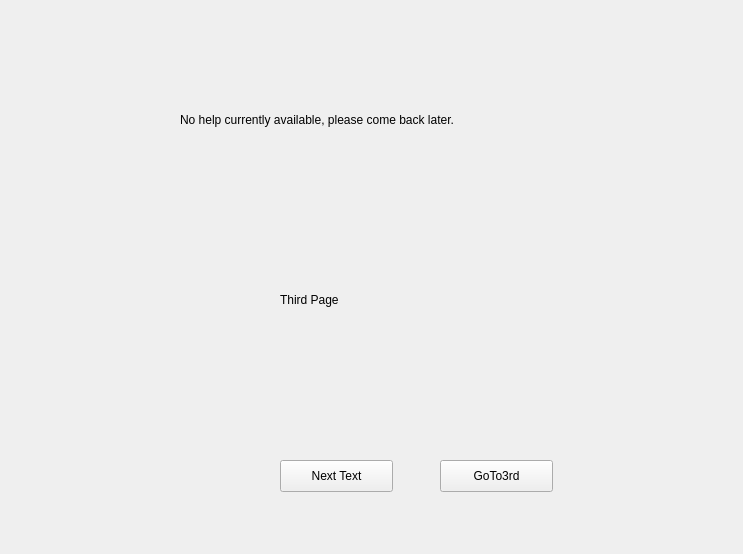
<?xml version="1.0" encoding="UTF-8"?>
<ui version="4.0">
 <class>HelpWindow</class>
 <widget class="QWidget" name="HelpWindow">
  <property name="geometry">
   <rect>
    <x>0</x>
    <y>0</y>
    <width>743</width>
    <height>554</height>
   </rect>
  </property>
  <property name="windowTitle">
   <string>Form</string>
  </property>
  <widget class="QLabel" name="label">
   <property name="geometry">
    <rect>
     <x>180</x>
     <y>110</y>
     <width>361</width>
     <height>20</height>
    </rect>
   </property>
   <property name="text">
    <string>No help currently available, please come back later.</string>
   </property>
  </widget>
  <widget class="QStackedWidget" name="stackedWidget">
   <property name="geometry">
    <rect>
     <x>190</x>
     <y>180</y>
     <width>311</width>
     <height>241</height>
    </rect>
   </property>
   <property name="currentIndex">
    <number>2</number>
   </property>
   <widget class="QWidget" name="page_5">
    <widget class="QLabel" name="label_7">
     <property name="geometry">
      <rect>
       <x>110</x>
       <y>90</y>
       <width>81</width>
       <height>20</height>
      </rect>
     </property>
     <property name="text">
      <string>First Page</string>
     </property>
    </widget>
   </widget>
   <widget class="QWidget" name="page_6">
    <widget class="QLabel" name="label_8">
     <property name="geometry">
      <rect>
       <x>110</x>
       <y>100</y>
       <width>81</width>
       <height>20</height>
      </rect>
     </property>
     <property name="text">
      <string>Second Page</string>
     </property>
    </widget>
   </widget>
   <widget class="QWidget" name="page_7">
    <widget class="QLabel" name="label_9">
     <property name="geometry">
      <rect>
       <x>90</x>
       <y>110</y>
       <width>81</width>
       <height>20</height>
      </rect>
     </property>
     <property name="text">
      <string>Third Page</string>
     </property>
    </widget>
   </widget>
   <widget class="QWidget" name="page_8">
    <widget class="QLabel" name="label_10">
     <property name="geometry">
      <rect>
       <x>100</x>
       <y>100</y>
       <width>81</width>
       <height>20</height>
      </rect>
     </property>
     <property name="text">
      <string>Fourth Page</string>
     </property>
    </widget>
   </widget>
  </widget>
  <widget class="QPushButton" name="nextTextButton">
   <property name="geometry">
    <rect>
     <x>280</x>
     <y>460</y>
     <width>113</width>
     <height>32</height>
    </rect>
   </property>
   <property name="text">
    <string>Next Text</string>
   </property>
  </widget>
  <widget class="QPushButton" name="nextTextButton_2">
   <property name="geometry">
    <rect>
     <x>440</x>
     <y>460</y>
     <width>113</width>
     <height>32</height>
    </rect>
   </property>
   <property name="text">
    <string>GoTo3rd</string>
   </property>
  </widget>
 </widget>
 <resources/>
 <connections/>
</ui>
